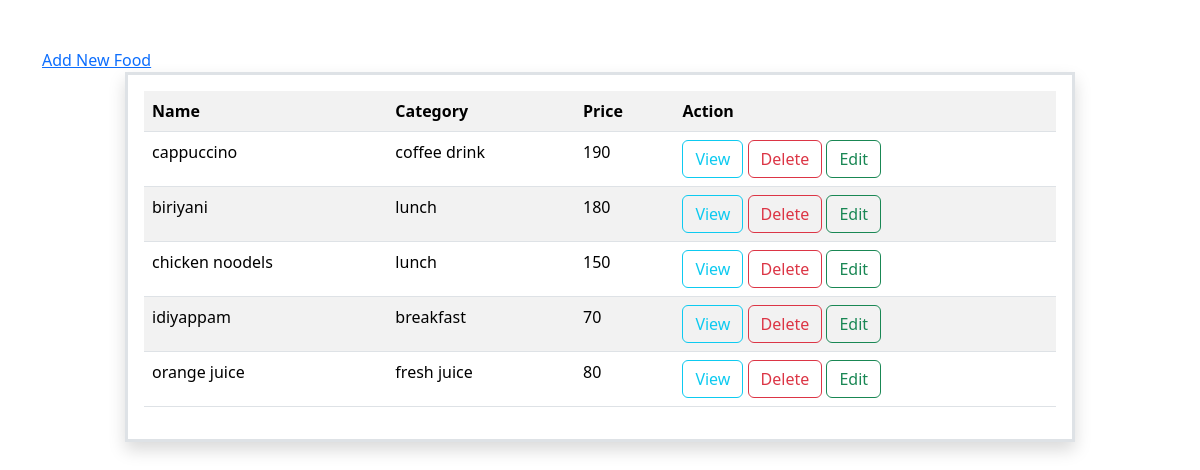
The app's page /foods/all/ with its own data.
### myapp2/models.py (models this page shows, shortened)
class Food(models.Model):
    name=models.CharField(max_length=200,unique=True)
    category=models.CharField(max_length=200)
    price=models.PositiveBigIntegerField()
    offer=models.PositiveBigIntegerField()

### myapp2/views.py (the view)
# urls.py: path('foods/all/',views.FoodListView.as_view(),name="food-list"),
class FoodListView(View):
    def get(self,request,*args,**kwargs):
        qs=Food.objects.all()
        return render(request,"food_list.html",{"data":qs})

### myapp2/templates/food_list.html (shortened to what this page needs)
<!DOCTYPE html>
<html lang="en">
<head>
    <link href="https://cdn.jsdelivr.net/npm/bootstrap@5.3.2/dist/css/bootstrap.min.css" rel="stylesheet">
</head>
<body>
  <div class="container mt-5">
    <div class="row">
        <a href="{%url 'food-add'  %}" >Add New Food</a>
        <div class="col-1"></div>
        <div class="col-10 p-3 border border-3 shadow">
            <table class="table table-striped ">
                <tr>
                    <th>Name</th>
                    <th>Category</th>
                    <th>Price</th>
                    <th>Action</th>
                </tr>
                {%for f in data%}
                    <tr>
                        <td>{{f.name}}</td>
                        <td>{{f.category}}</td>
                        <td>{{f.price}}</td>
                        <td>
                            <a href= "{%url 'food-detail' f.id %}" class="btn btn-outline-info">View</a>
                            <a href="{%url 'food-delete' f.id %}" class="btn btn-outline-danger">Delete</a>
                            <a href="{%url 'food-edit' f.id %}" class="btn btn-outline-success">Edit</a>
                        </td>
                    </tr>
                {%endfor%}
            </table>
        </div>
        <div class="col-1"></div>
    </div>
  </div>
</body>
</html>

### records on screen
Food: name "cappuccino", category "coffee drink", price "190"
Food: name "biriyani", category "lunch", price "180"
Food: name "chicken noodels", category "lunch", price "150"
Food: name "idiyappam", category "breakfast", price "70"
Food: name "orange juice", category "fresh juice", price "80"
